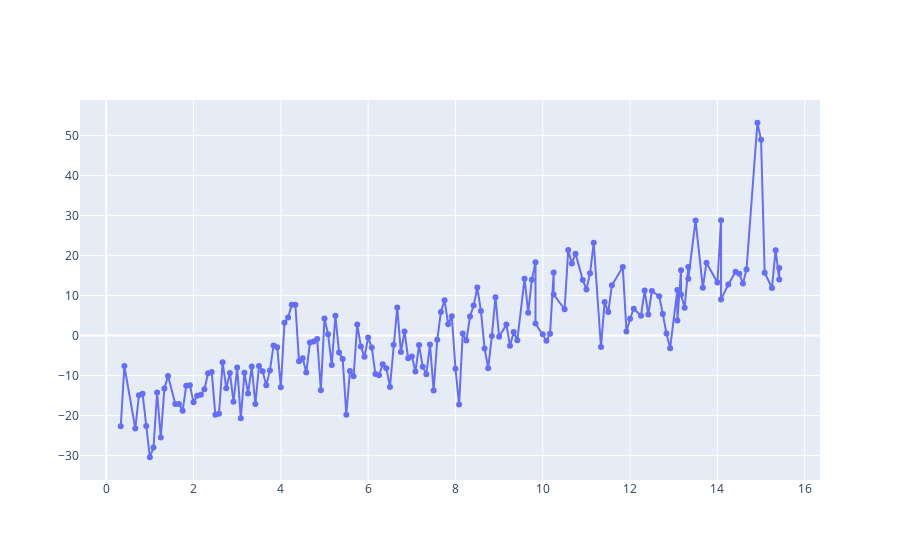

The cell this chart's notebook holds for it:
### Code cell
data_smd = []
pix_idx = 40
for i in range(len(smd["smd_anomaly"])):
    # if 1 == smd["header_info"][i]["Start date"].month:
    data_smd.append([smd["header_info"][i]["Start date"].year+smd["header_info"][i]["Start date"].month/12-2002,
                     smd["smd_anomaly"][i][gravity_processor.smd_idx[pix_idx][0], gravity_processor.smd_idx[pix_idx][1]]])
    # np.sqrt(np.mean(np.square()))
    # print(smd["header_info"][i]["Start date"].day)
    if i%400 == 0:
        # tmp_idx = np.where(smd["smd_anomaly"][i] == 0)
        # smd["smd_anomaly"][i][tmp_idx] = np.nan
        plt.imshow(smd["smd_anomaly"][i])
        plt.title(smd["header_info"][i]["Start date"].strftime("%m/%d/%Y"))
        plt.colorbar()
        plt.show()
        # smd["smd_anomaly"][i][tmp_idx] = 0

data_smd = np.float32(data_smd)
data_smd = data_smd[np.argsort(data_smd[:, 0]), :]
def smooth(y, box_pts):
    box = np.ones(box_pts)/box_pts
    y_smooth = np.convolve(y, box, mode='same')
    return y_smooth

# val1 = []
# for k in np.unique(data_smd[:, 0]):
#     val1.append(np.mean(data_smd[np.where(data_smd[:, 0] == k), 1]))
fig = go.Figure(data=go.Scatter(x=data_smd[:, 0], y=data_smd[:, 1], mode='lines+markers'))
fig.show()

### Figure 1 — Plotly figure (JSON) as saved in the notebook; plotly's stock layout.template omitted (floating-point values rounded to 4 significant figures; data arrays with more than 128 entries replaced by an {"elided": "..."} marker saying what was removed)
{"data": [{"mode": "lines+markers", "type": "scatter", "x": {"elided": "165 float values"}, "y": {"elided": "165 float values"}}], "layout": {}}
